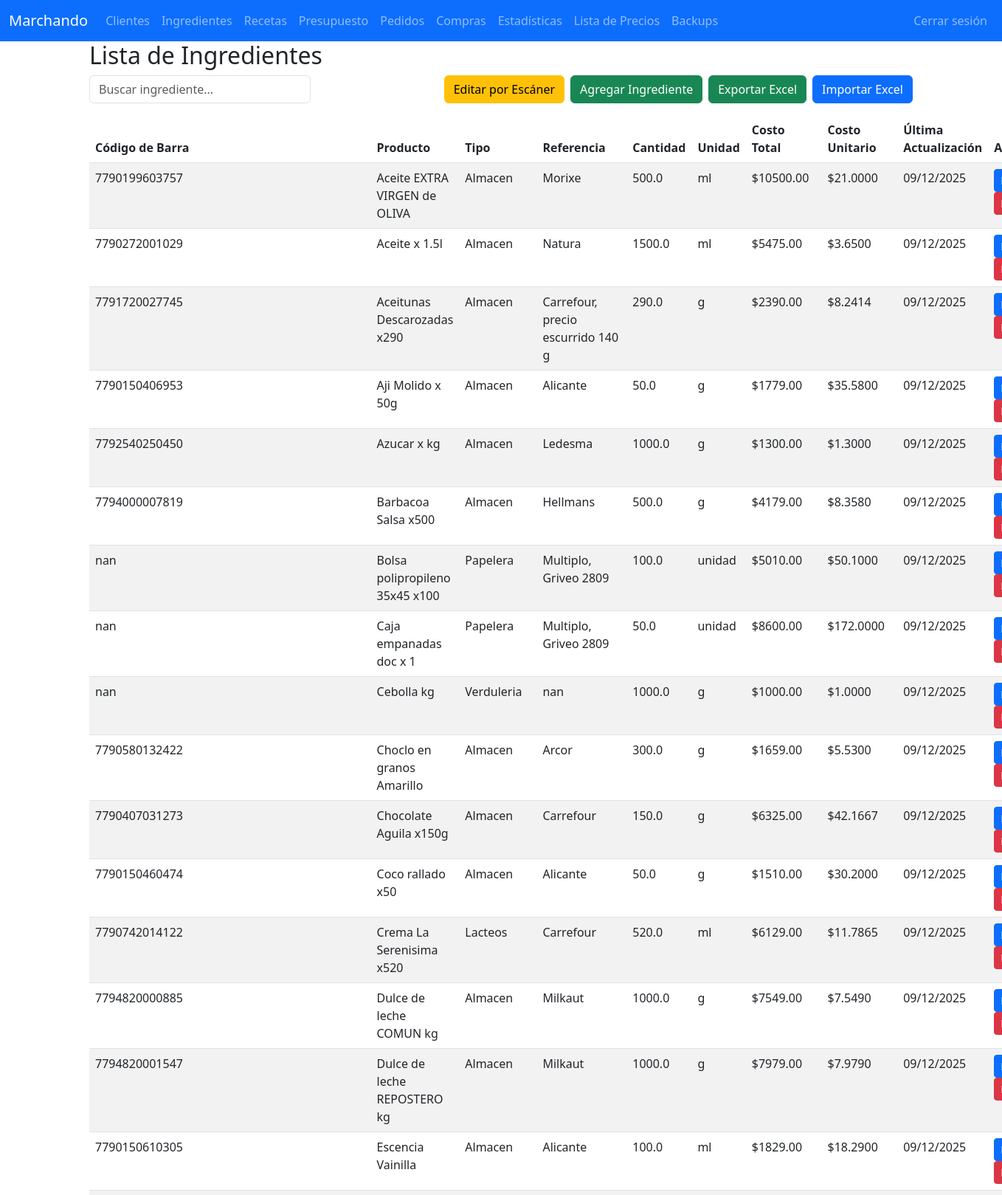
/modificar_ingredientes (signed in, upper part), run on the app's committed database.
### tables this page shows
CREATE TABLE ingredientes (
    id INTEGER PRIMARY KEY AUTOINCREMENT,
    producto TEXT NOT NULL,
    tipo TEXT,
    referencia TEXT,
    cantidad TEXT,
    unidad TEXT,
    costo_total REAL,
    costo_unitario REAL,
    ultima_actualizacion TEXT, codigo_barra,
    UNIQUE(producto)
);

### app.py (the view)
@app.route('/modificar_ingredientes')
@login_required
def modificar_ingredientes():
    with get_conn() as conn:
        ingredientes_raw = conn.execute('SELECT * FROM ingredientes ORDER BY producto').fetchall()
        referencias_raw = conn.execute("""
            SELECT DISTINCT referencia FROM ingredientes
            WHERE referencia IS NOT NULL AND referencia != ''
        """).fetchall()
        codigos_raw = conn.execute("""
            SELECT DISTINCT codigo_barra FROM ingredientes
            WHERE codigo_barra IS NOT NULL AND codigo_barra != ''
        """).fetchall()
    ingredientes = []
    for i in ingredientes_raw:
        fila = dict(i)
        try:
            fila['costo_unitario'] = float(fila['costo_unitario'])
        except (TypeError, ValueError):
            fila['costo_unitario'] = 0.0
        ingredientes.append(fila)
    referencias = [r['referencia'] for r in referencias_raw]
    codigos_barra = [c['codigo_barra'] for c in codigos_raw]
    return render_template('modificar_ingredientes.html',
                           ingredientes=ingredientes,
                           referencias=referencias,
                           codigos_barra=codigos_barra)

### app.py (called while the page is built)
def login_required(f):
    @wraps(f)
    def decorated_function(*args, **kwargs):
        if not session.get('logged_in'): # PRUEBAS LOCALES
            return redirect(url_for('login', next=request.path))
        return f(*args, **kwargs)
    return decorated_function

def get_conn():
    conn = sqlite3.connect(DB_NAME)
    conn.row_factory = sqlite3.Row
    return conn

### templates/modificar_ingredientes.html (shortened to what this page needs)
{% extends "base.html" %}
{% block content %}
<h2>Lista de Ingredientes</h2>
<div class="mb-3 d-flex justify-content-between flex-wrap gap-2">
  <input id="searchInput" type="search" class="form-control" placeholder="Buscar ingrediente..." style="max-width: 300px" onkeyup="filterTable()" />
  <div class="d-flex gap-2">
    <button class="btn btn-warning" data-bs-toggle="modal" data-bs-target="#modalEscaner">
      Editar por Escáner
    </button>
    <button class="btn btn-success" data-bs-toggle="modal" data-bs-target="#addIngredienteModal">
      Agregar Ingrediente
    </button>
    <a href="{{ url_for('exportar_ingredientes') }}" class="btn btn-success">Exportar Excel</a>
    <button class="btn btn-primary" data-bs-toggle="modal" data-bs-target="#importModal">Importar Excel</button>
  </div>
</div>
<table class="table table-striped table-hover" id="ingredientesTable">
  <thead>
    <tr>
      <th>Código de Barra</th>
      <th>Producto</th>
      <th>Tipo</th>
      <th>Referencia</th>
      <th>Cantidad</th>
      <th>Unidad</th>
      <th>Costo Total</th>
      <th>Costo Unitario</th>
      <th>Última Actualización</th>
      <th>Acciones</th>
    </tr>
  </thead>
  <tbody>
    {% for i in ingredientes %}
    <tr>
      <td>{{ i.codigo_barra or '' }}</td>
      <td>{{ i.producto }}</td>
      <td>{{ i.tipo or '' }}</td>
      <td>{{ i.referencia or '' }}</td>
      <td>{{ i.cantidad }}</td>
      <td>{{ i.unidad }}</td>
      <td>${{ "%.2f"|format(i.costo_total) }}</td>
      <td>${{ "%.4f"|format(i.costo_unitario) }}</td>
      <td>{{ i.ultima_actualizacion if i.ultima_actualizacion else 'N/A' }}</td>
      <td>
        <button class="btn btn-sm btn-primary"
          data-id="{{ i.id }}"
          data-codigo_barra="{{ i.codigo_barra or '' }}"
          data-producto="{{ i.producto }}"
          data-tipo="{{ i.tipo or '' }}"
          data-referencia="{{ i.referencia or '' }}"
          data-cantidad="{{ i.cantidad }}"
          data-unidad="{{ i.unidad }}"
          data-costo_total="{{ i.costo_total }}"
          onclick="editarIngredienteDesdeBoton(this)">
        </button>
        <a href="{{ url_for('eliminar_ingrediente', id=i.id) }}" class="btn btn-sm btn-danger"
           onclick="return confirm('¿Seguro de eliminar este ingrediente?')">Eliminar</a>
      </td>
    </tr>
    {% endfor %}
  </tbody>
</table>
{% endblock %}

### templates/base.html (style rules this page uses)
body { padding-top: 56px; }

### data on the page
ingredientes: codigo_barra "7790199603757", producto "Aceite EXTRA VIRGEN de OLIVA", tipo "Almacen", referencia "Morixe", cantidad "500.0", unidad "ml", costo_total "10500.00", costo_unitario "21.0000", ultima_actualizacion "09/12/2025"
ingredientes: codigo_barra "7790272001029", producto "Aceite x 1.5l", tipo "Almacen", referencia "Natura", cantidad "1500.0", unidad "ml", costo_total "5475.00", costo_unitario "3.6500", ultima_actualizacion "09/12/2025"
ingredientes: codigo_barra "7791720027745", producto "Aceitunas Descarozadas x290", tipo "Almacen", referencia "Carrefour, precio escurrido 140 g", cantidad "290.0", unidad "g", costo_total "2390.00", costo_unitario "8.2414", ultima_actualizacion "09/12/2025"
ingredientes: codigo_barra "7790150406953", producto "Aji Molido x 50g", tipo "Almacen", referencia "Alicante", cantidad "50.0", unidad "g", costo_total "1779.00", costo_unitario "35.5800", ultima_actualizacion "09/12/2025"
ingredientes: codigo_barra "7792540250450", producto "Azucar x kg", tipo "Almacen", referencia "Ledesma", cantidad "1000.0", unidad "g", costo_total "1300.00", costo_unitario "1.3000", ultima_actualizacion "09/12/2025"
ingredientes: codigo_barra "7794000007819", producto "Barbacoa Salsa x500", tipo "Almacen", referencia "Hellmans", cantidad "500.0", unidad "g", costo_total "4179.00", costo_unitario "8.3580", ultima_actualizacion "09/12/2025"
ingredientes: codigo_barra "nan", producto "Bolsa polipropileno 35x45 x100", tipo "Papelera", referencia "Multiplo, Griveo 2809", cantidad "100.0", unidad "unidad", costo_total "5010.00", costo_unitario "50.1000", ultima_actualizacion "09/12/2025"
ingredientes: codigo_barra "nan", producto "Caja empanadas doc x 1", tipo "Papelera", referencia "Multiplo, Griveo 2809", cantidad "50.0", unidad "unidad", costo_total "8600.00", costo_unitario "172.0000", ultima_actualizacion "09/12/2025"
ingredientes: codigo_barra "nan", producto "Cebolla kg", tipo "Verduleria", referencia "nan", cantidad "1000.0", unidad "g", costo_total "1000.00", costo_unitario "1.0000", ultima_actualizacion "09/12/2025"
ingredientes: codigo_barra "7790580132422", producto "Choclo en granos Amarillo", tipo "Almacen", referencia "Arcor", cantidad "300.0", unidad "g", costo_total "1659.00", costo_unitario "5.5300", ultima_actualizacion "09/12/2025"
ingredientes: codigo_barra "7790407031273", producto "Chocolate Aguila x150g", tipo "Almacen", referencia "Carrefour", cantidad "150.0", unidad "g", costo_total "6325.00", costo_unitario "42.1667", ultima_actualizacion "09/12/2025"
ingredientes: codigo_barra "7790150460474", producto "Coco rallado x50", tipo "Almacen", referencia "Alicante", cantidad "50.0", unidad "g", costo_total "1510.00", costo_unitario "30.2000", ultima_actualizacion "09/12/2025"
ingredientes: codigo_barra "7790742014122", producto "Crema La Serenisima x520", tipo "Lacteos", referencia "Carrefour", cantidad "520.0", unidad "ml", costo_total "6129.00", costo_unitario "11.7865", ultima_actualizacion "09/12/2025"
ingredientes: codigo_barra "7794820000885", producto "Dulce de leche COMUN kg", tipo "Almacen", referencia "Milkaut", cantidad "1000.0", unidad "g", costo_total "7549.00", costo_unitario "7.5490", ultima_actualizacion "09/12/2025"
ingredientes: codigo_barra "7794820001547", producto "Dulce de leche REPOSTERO kg", tipo "Almacen", referencia "Milkaut", cantidad "1000.0", unidad "g", costo_total "7979.00", costo_unitario "7.9790", ultima_actualizacion "09/12/2025"
ingredientes: codigo_barra "7790150610305", producto "Escencia Vainilla", tipo "Almacen", referencia "Alicante", cantidad "100.0", unidad "ml", costo_total "1829.00", costo_unitario "18.2900", ultima_actualizacion "09/12/2025"
